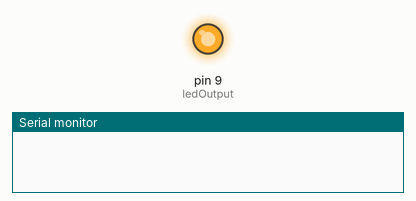
This sketch was run on a simulated Arduino Uno, built with avr-gcc and run on an emulated ATmega328P. On the bench: output pins drawn as LEDs (lit = HIGH), the last lines printed to the serial monitor.

Above: at 0.2 s.
At 25.2 s:
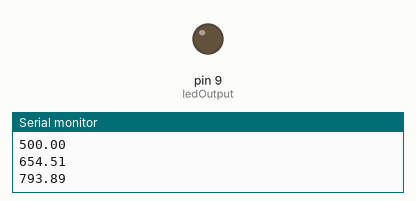
Timing chart, 0 to 26.0 s (numbered marks = the images above):
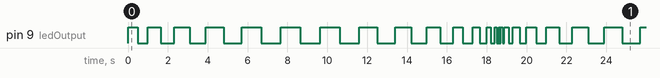

The sketch:

led.ino
```cpp
const int ledOutput = 9;
float rad = 0.;

void setup() {
  pinMode(ledOutput, OUTPUT);
  Serial.begin(9600);
}

float sine(){
  return (sin(rad) + 1) * 500;
}

void blink(float time, int output) {
  digitalWrite(ledOutput, HIGH);
  delay(time);
  digitalWrite(ledOutput, LOW);
  delay(time);
}

void loop(){
  float time = sine();
  blink(time, ledOutput);
  Serial.println(time);
  rad += M_PI/10.;
  if(rad > 2*M_PI){
  	rad = 0.0;
  }
}
```

Measured:
- by itself, pin 9 (ledOutput): moves between LOW and HIGH, repeating every 20.0 s
- by itself, everything shown: repeats every 20.0 s, in 34 steps
